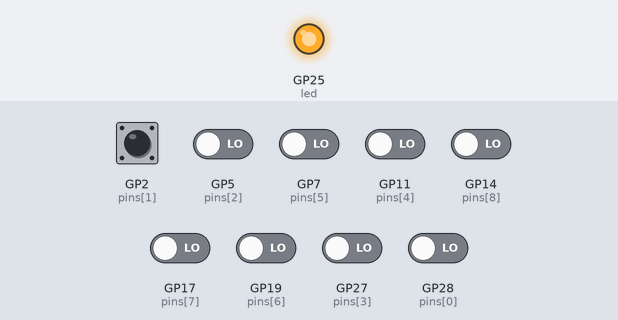
Bench run of a program on a simulated Raspberry Pi Pico running CircuitPython. On the bench: output pins drawn as LEDs (lit = HIGH). The inputs (shaded band) are chosen by the test bench; at power-on: GP2 (pins[1]), GP5 (pins[2]), GP7 (pins[5]), GP11 (pins[4]), GP14 (pins[8]), GP17 (pins[7]), GP19 (pins[6]), GP27 (pins[3]), GP28 (pins[0]) LOW. USB keyboard and mouse output is not drawn; what the program prints to the serial console is not drawn.

Above: at 1.2 s.
1.3 s: GP2 (pins[1]) pulled HIGH for 0.15 s
Timing chart, 0 to 4.3 s (numbered marks = the images above; inputs shaded):
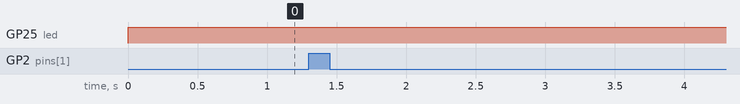

The program:

code.py
```python
import digitalio
import board
import usb_hid
from adafruit_hid.keyboard import Keyboard
from adafruit_hid.keycode import Keycode

keybinds = (
        (Keycode.F13,),
        (Keycode.F14,),
        (Keycode.F15,),
        (Keycode.F16,),
        (Keycode.GUI, Keycode.UP_ARROW,),
        (Keycode.ALT, Keycode.TAB,),
        (Keycode.GUI, Keycode.LEFT_ARROW,),
        (Keycode.GUI, Keycode.DOWN_ARROW,),
        (Keycode.GUI, Keycode.RIGHT_ARROW,),
)

pins = (
    board.GP28,
    board.GP2,
    board.GP5,
    board.GP27,
    board.GP11,
    board.GP7,
    board.GP19,
    board.GP17,
    board.GP14,
)

buttons = []
for pin in pins:
    buttons.append(digitalio.DigitalInOut(pin))
    buttons[-1].direction = digitalio.Direction.INPUT
    buttons[-1].pull = digitalio.Pull.DOWN
buttons = tuple(buttons)

button_states = [False]*len(buttons)

led = digitalio.DigitalInOut(board.LED)
led.direction = digitalio.Direction.OUTPUT

keyboard = Keyboard(usb_hid.devices)

size = len(buttons)

while True:
    led.value = True
    for i in range(size):
        if buttons[i].value and not button_states[i]:
            print(i, "pressed")
            button_states[i] = True
            for key in keybinds[i]:
                keyboard.press(key)
        elif not buttons[i].value and button_states[i]:
            print(i, "released")
            button_states[i] = False
            # for key in keybinds[i][::-1]:  # stepping not implemented in circuitpython yet
            for j in range(len(keybinds[i])-1,-1,-1):
                key = keybinds[i][j]
                keyboard.release(key)
```

Measured:
- after the input at 1.3 s, every drawn part: stays the same
